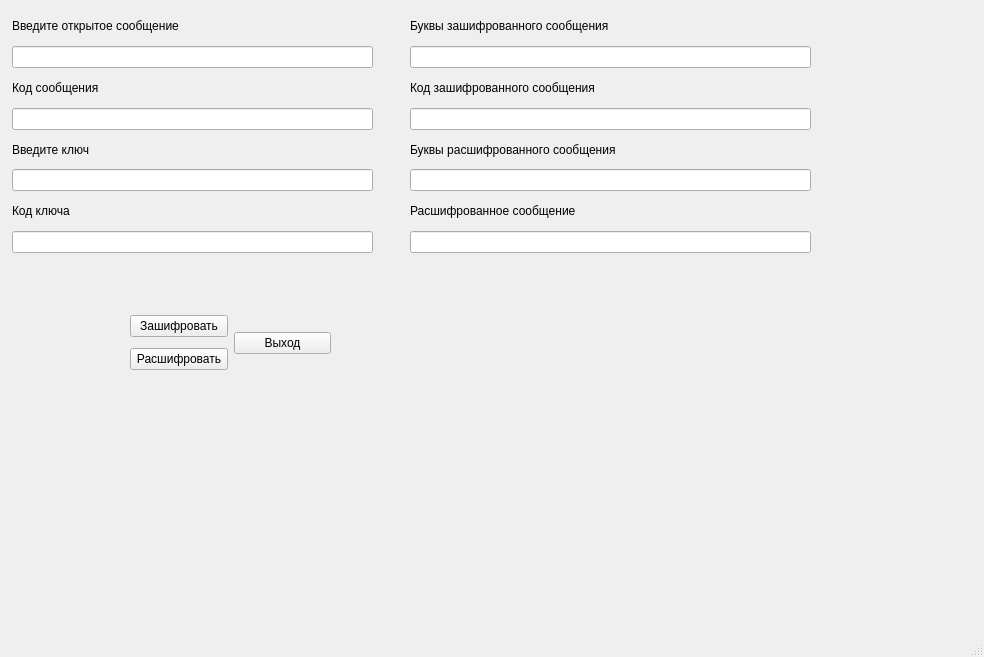
<?xml version="1.0" encoding="UTF-8"?>
<ui version="4.0">
 <class>MainWindow</class>
 <widget class="QMainWindow" name="MainWindow">
  <property name="geometry">
   <rect>
    <x>0</x>
    <y>0</y>
    <width>984</width>
    <height>657</height>
   </rect>
  </property>
  <property name="windowTitle">
   <string>MainWindow</string>
  </property>
  <widget class="QWidget" name="centralwidget">
   <widget class="QWidget" name="layoutWidget_2">
    <property name="geometry">
     <rect>
      <x>410</x>
      <y>12</y>
      <width>401</width>
      <height>241</height>
     </rect>
    </property>
    <layout class="QVBoxLayout" name="verticalLayout_5">
     <item>
      <widget class="QLabel" name="label_9">
       <property name="text">
        <string>Буквы зашифрованного сообщения</string>
       </property>
      </widget>
     </item>
     <item>
      <widget class="QLineEdit" name="lineEdit_out3"/>
     </item>
     <item>
      <widget class="QLabel" name="label_4">
       <property name="text">
        <string>Код зашифрованного сообщения</string>
       </property>
      </widget>
     </item>
     <item>
      <widget class="QLineEdit" name="lineEdit_out1"/>
     </item>
     <item>
      <widget class="QLabel" name="label_10">
       <property name="text">
        <string>Буквы расшифрованного сообщения</string>
       </property>
      </widget>
     </item>
     <item>
      <widget class="QLineEdit" name="lineEdit_out4"/>
     </item>
     <item>
      <widget class="QLabel" name="label_2">
       <property name="text">
        <string>Расшифрованное сообщение</string>
       </property>
      </widget>
     </item>
     <item>
      <widget class="QLineEdit" name="lineEdit_out2"/>
     </item>
    </layout>
   </widget>
   <widget class="QWidget" name="">
    <property name="geometry">
     <rect>
      <x>130</x>
      <y>310</y>
      <width>201</width>
      <height>67</height>
     </rect>
    </property>
    <layout class="QHBoxLayout" name="horizontalLayout_3">
     <item>
      <layout class="QVBoxLayout" name="verticalLayout_4">
       <item>
        <widget class="QPushButton" name="pushButton">
         <property name="text">
          <string>Зашифровать</string>
         </property>
        </widget>
       </item>
       <item>
        <widget class="QPushButton" name="pushButton_2">
         <property name="text">
          <string>Расшифровать</string>
         </property>
        </widget>
       </item>
      </layout>
     </item>
     <item>
      <widget class="QPushButton" name="pushButton_3">
       <property name="text">
        <string>Выход</string>
       </property>
      </widget>
     </item>
    </layout>
   </widget>
   <widget class="QWidget" name="">
    <property name="geometry">
     <rect>
      <x>12</x>
      <y>12</y>
      <width>361</width>
      <height>241</height>
     </rect>
    </property>
    <layout class="QVBoxLayout" name="verticalLayout">
     <item>
      <widget class="QLabel" name="label_3">
       <property name="text">
        <string>Введите открытое сообщение</string>
       </property>
      </widget>
     </item>
     <item>
      <widget class="QLineEdit" name="lineEdit_in"/>
     </item>
     <item>
      <widget class="QLabel" name="label_7">
       <property name="text">
        <string>Код сообщения</string>
       </property>
      </widget>
     </item>
     <item>
      <widget class="QLineEdit" name="lineEdit_inf"/>
     </item>
     <item>
      <widget class="QLabel" name="label">
       <property name="text">
        <string>Введите ключ</string>
       </property>
      </widget>
     </item>
     <item>
      <widget class="QLineEdit" name="lineEdit_gamma"/>
     </item>
     <item>
      <widget class="QLabel" name="label_8">
       <property name="text">
        <string>Код ключа</string>
       </property>
      </widget>
     </item>
     <item>
      <widget class="QLineEdit" name="lineEdit_gam"/>
     </item>
    </layout>
   </widget>
  </widget>
  <widget class="QMenuBar" name="menubar">
   <property name="geometry">
    <rect>
     <x>0</x>
     <y>0</y>
     <width>984</width>
     <height>26</height>
    </rect>
   </property>
  </widget>
  <widget class="QStatusBar" name="statusbar"/>
 </widget>
 <resources/>
 <connections/>
</ui>
